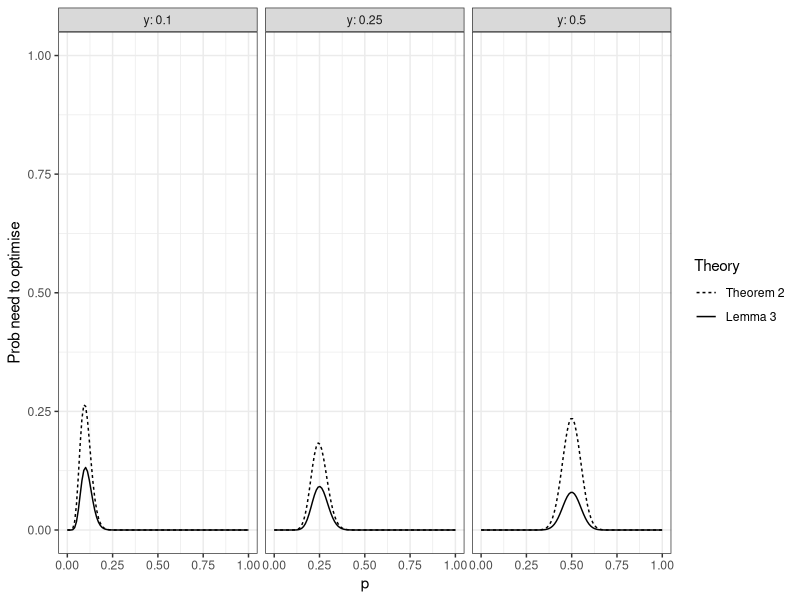
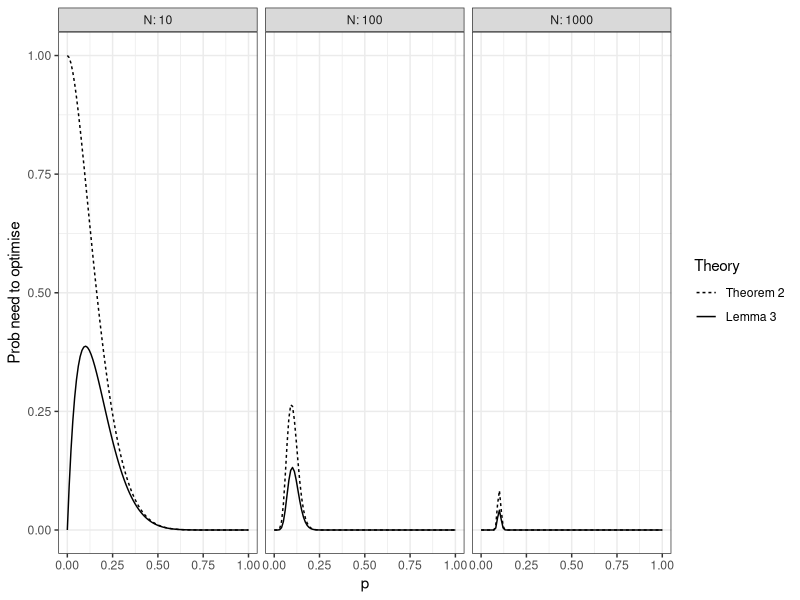
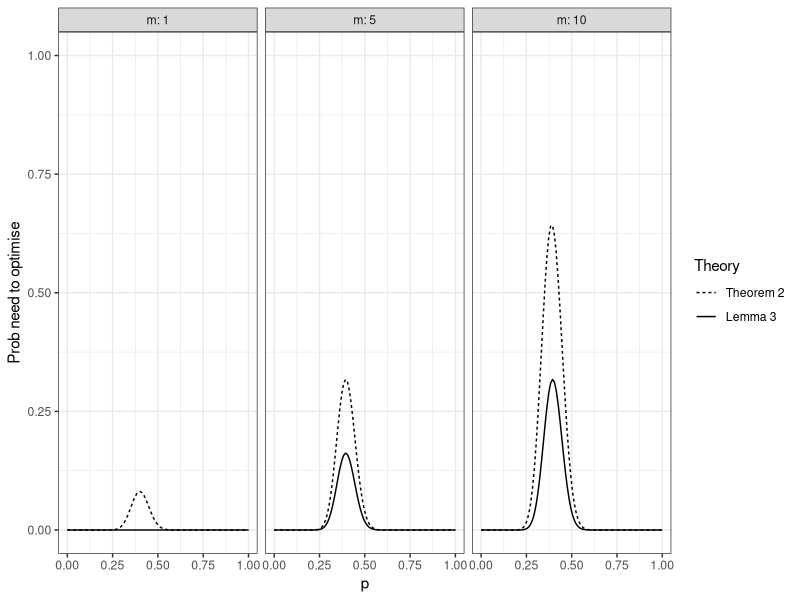
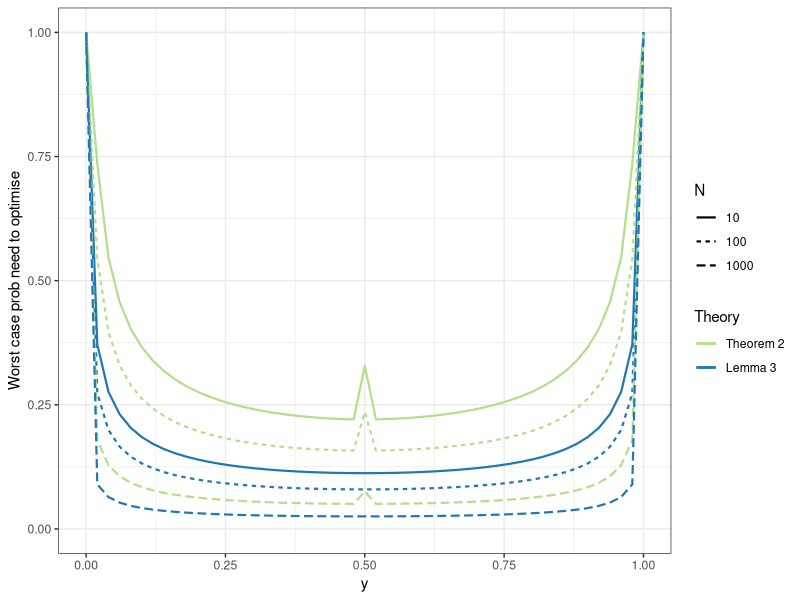
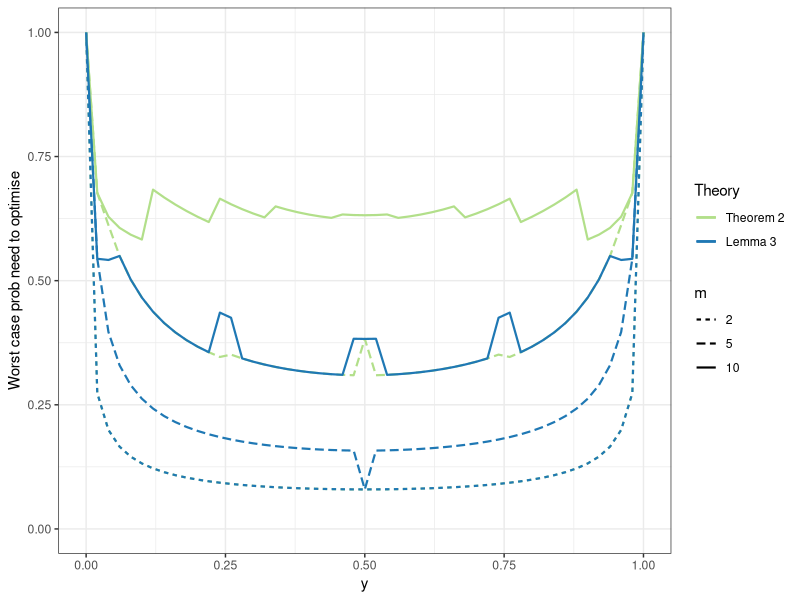
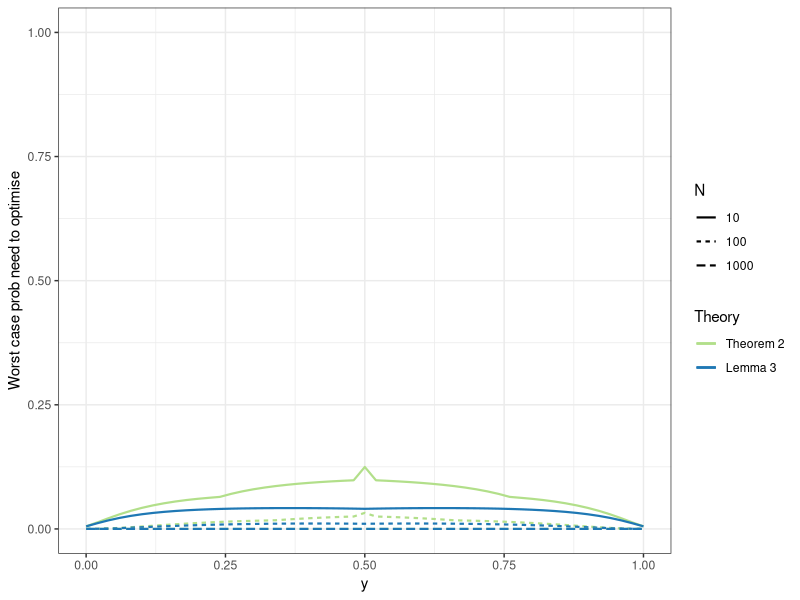
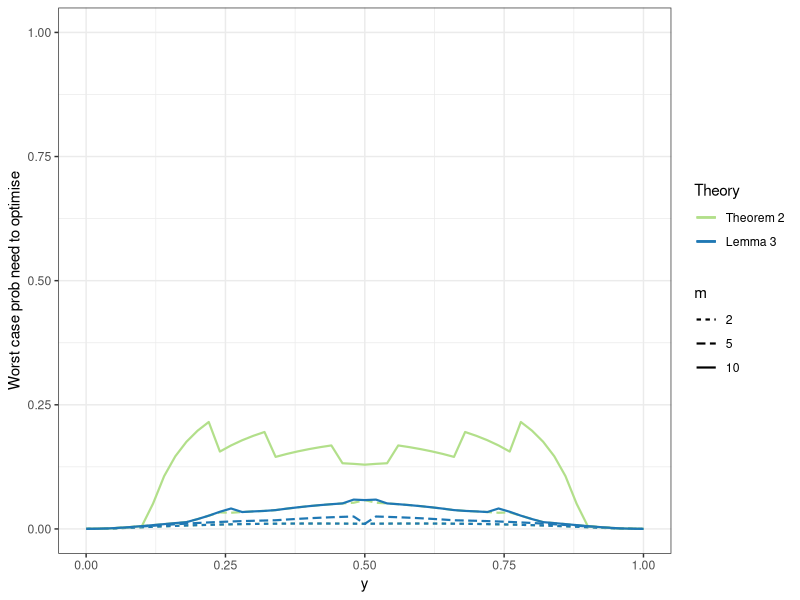
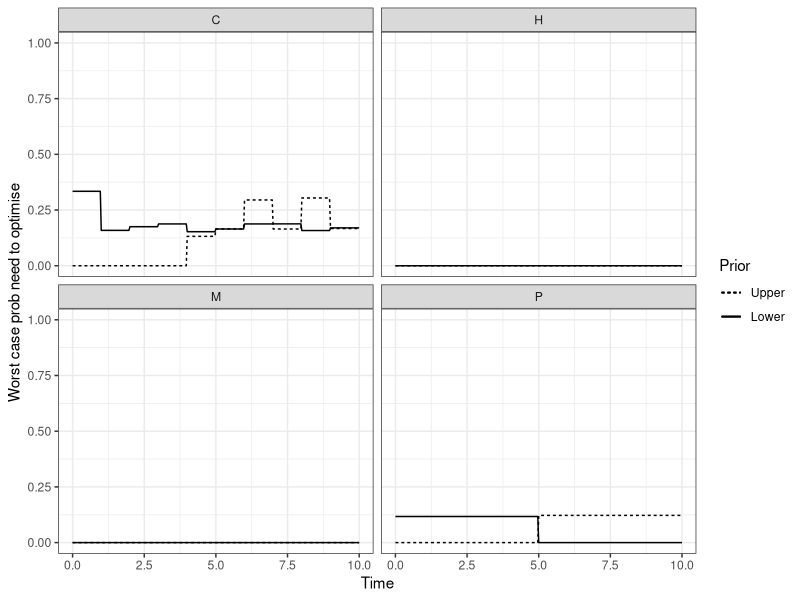

Recreate these plots in R, in order.
library(ggplot2)

p <- seq(0, 1, length.out = 100)

# probaliity that theorem 2 does not apply
prob.s <- function(y, p, N, m) {
  if(p<0)
    return(NA)
  if(p>1)
    return(NA)
  pbinom(floor(y*(N+m-1)), N, p) - pbinom(ceiling(y*(N+m-1)-m+1) - 1, N, p)
}
prob <- Vectorize(prob.s, "p")

# probability that lemma 3 does not apply
prob2.s <- function(y, p, N, m, n.u, n.l) {
  if(p<0)
    return(NA)
  if(p>1)
    return(NA)

  s.bad <- NULL
  for(s in 0:N) {
    L0 <- (prod(0:(m-1)+n.u*(1-y)+N-s)*prod(0:(m-1)+n.l+N)) /
      (prod(0:(m-1)+n.l*(1-y)+N-s)*prod(0:(m-1)+n.u+N))
    Lm <- (prod(0:(m-1)+n.u*y+s)*prod(0:(m-1)+n.l+N)) /
      (prod(0:(m-1)+n.l*y+s)*prod(0:(m-1)+n.u+N))
    if(is.nan(Lm) || is.nan(L0) || (!(L0<=1 && Lm>=1) && !(L0>=1 && Lm<=1))) {
      s.bad <- c(s.bad, s)
    }
  }
  if(length(s.bad)==0)
    return(0)
  sum(dbinom(s.bad, N, p))
}
prob2 <- Vectorize(prob2.s, "p")

# Plot 1
y <- 0.1; N <- 100; m <- 3; n.l <- 1; n.u <- 5

y <- 0.1
d1 <- data.frame(p=rep(p, 2),
                 popt=c(prob(y, p, N, m), prob2(y, p, N, m, n.u, n.l)),
                 lab=rep(c("Theorem 2", "Lemma 3"), each=length(p)),
                 y=y)
y <- 0.25
d2 <- data.frame(p=rep(p, 2),
                 popt=c(prob(y, p, N, m), prob2(y, p, N, m, n.u, n.l)),
                 lab=rep(c("Theorem 2", "Lemma 3"), each=length(p)),
                 y=y)
y <- 0.5
d3 <- data.frame(p=rep(p, 2),
                 popt=c(prob(y, p, N, m), prob2(y, p, N, m, n.u, n.l)),
                 lab=rep(c("Theorem 2", "Lemma 3"), each=length(p)),
                 y=y)


pdf("need-to-opt-1.pdf", width=8, height=2)
ggplot(rbind(d1, d2, d3)) +
  ylim(0, 1) + xlab("p") + ylab("Prob need to optimise") + theme_bw() +
  scale_linetype_discrete(name="Theory", breaks=c("Theorem 2", "Lemma 3")) +
  facet_grid(.~y, labeller = label_both) +
  geom_line(aes(x=p, y=popt, lty=lab))
dev.off()

# Plot 2
y <- 0.1; N <- 20; m <- 3; n.l <- 1; n.u <- 5

N <- 10
d1 <- data.frame(p=rep(p, 2),
                 popt=c(prob(y, p, N, m), prob2(y, p, N, m, n.u, n.l)),
                 lab=rep(c("Theorem 2", "Lemma 3"), each=length(p)),
                 N=10)
N <- 100
d2 <- data.frame(p=rep(p, 2),
                 popt=c(prob(y, p, N, m), prob2(y, p, N, m, n.u, n.l)),
                 lab=rep(c("Theorem 2", "Lemma 3"), each=length(p)),
                 N=100)
N <- 1000
d3 <- data.frame(p=rep(p, 2),
                 popt=c(prob(y, p, N, m), prob2(y, p, N, m, n.u, n.l)),
                 lab=rep(c("Theorem 2", "Lemma 3"), each=length(p)),
                 N=1000)


pdf("need-to-opt-2.pdf", width=8, height=2)
ggplot(rbind(d1, d2, d3)) +
  ylim(0, 1) + xlab("p") + ylab("Prob need to optimise") + theme_bw() +
  scale_linetype_discrete(name="Theory", breaks=c("Theorem 2", "Lemma 3")) +
  facet_grid(.~N, labeller = label_both) +
  geom_line(aes(x=p, y=popt, lty=lab))
dev.off()

# Plot 3
y <- 0.4; N <- 100; m <- 3; n.l <- 1; n.u <- 5

m <- 1
d1 <- data.frame(p=rep(p, 2),
                 popt=c(prob(y, p, N, m), prob2(y, p, N, m, n.u, n.l)),
                 lab=rep(c("Theorem 2", "Lemma 3"), each=length(p)),
                 m=1)
m <- 5
d2 <- data.frame(p=rep(p, 2),
                 popt=c(prob(y, p, N, m), prob2(y, p, N, m, n.u, n.l)),
                 lab=rep(c("Theorem 2", "Lemma 3"), each=length(p)),
                 m=5)
m <- 10
d3 <- data.frame(p=rep(p, 2),
                 popt=c(prob(y, p, N, m), prob2(y, p, N, m, n.u, n.l)),
                 lab=rep(c("Theorem 2", "Lemma 3"), each=length(p)),
                 m=10)


pdf("need-to-opt-3.pdf", width=8, height=2)
ggplot(rbind(d1, d2, d3)) +
  ylim(0, 1) + xlab("p") + ylab("Prob need to optimise") + theme_bw() +
  scale_linetype_discrete(name="Theory", breaks=c("Theorem 2", "Lemma 3")) +
  facet_grid(.~m, labeller = label_both) +
  geom_line(aes(x=p, y=popt, lty=lab))
dev.off()

# Extra function defs
prob.p <- Vectorize(prob.s, c("y","p")) # Theorem 2
prob2.p <- Vectorize(prob2.s, c("y", "p")) # Lemma 3

# Plot 4
y <- seq(0, 1, length.out = 51)

N <- 100; m <- 3; n.l <- 1; n.u <- 5

N <- 50
d1 <- data.frame(p=rep(y, 2),
                 popt=c(prob.p(y, y, N, m), prob2.p(y, y, N, m, n.u, n.l)),
                 lab=factor(rep(c("Theorem 2", "Lemma 3"), each=length(y)), levels=c("Theorem 2", "Lemma 3")),
                 N="10")
N <- 100
d2 <- data.frame(p=rep(y, 2),
                 popt=c(prob.p(y, y, N, m), prob2.p(y, y, N, m, n.u, n.l)),
                 lab=factor(rep(c("Theorem 2", "Lemma 3"), each=length(y)), levels=c("Theorem 2", "Lemma 3")),
                 N="100")
N <- 1000
d3 <- data.frame(p=rep(y, 2),
                 popt=c(prob.p(y, y, N, m), prob2.p(y, y, N, m, n.u, n.l)),
                 lab=factor(rep(c("Theorem 2", "Lemma 3"), each=length(y)), levels=c("Theorem 2", "Lemma 3")),
                 N="1000")

pdf("need-to-opt-4.pdf", width=3.95, height=3)
ggplot() +
  ylim(0, 1) + xlab("y") + ylab("Worst case prob need to optimise") + theme_bw() +
  scale_colour_manual(name="Theory", values=c("#b2df8a", "#1f78b4")) +
  geom_line(data=d1, aes(x=p, y=popt, lty=N, colour=lab), lwd=0.75) +
  geom_line(data=d2, aes(x=p, y=popt, lty=N, colour=lab), lwd=0.75) +
  geom_line(data=d3, aes(x=p, y=popt, lty=N, colour=lab), lwd=0.75)
dev.off()

# Plot 5
y <- seq(0, 1, length.out = 51)

N <- 100; m <- 3; n.l <- 1; n.u <- 5

m <- 2
d1 <- data.frame(p=rep(y, 2),
                 popt=c(prob.p(y, y, N, m), prob2.p(y, y, N, m, n.u, n.l)),
                 lab=factor(rep(c("Theorem 2", "Lemma 3"), each=length(y)), levels=c("Theorem 2", "Lemma 3")),
                 m="2")
m <- 5
d2 <- data.frame(p=rep(y, 2),
                 popt=c(prob.p(y, y, N, m), prob2.p(y, y, N, m, n.u, n.l)),
                 lab=factor(rep(c("Theorem 2", "Lemma 3"), each=length(y)), levels=c("Theorem 2", "Lemma 3")),
                 m="5")
m <- 10
d3 <- data.frame(p=rep(y, 2),
                 popt=c(prob.p(y, y, N, m), prob2.p(y, y, N, m, n.u, n.l)),
                 lab=factor(rep(c("Theorem 2", "Lemma 3"), each=length(y)), levels=c("Theorem 2", "Lemma 3")),
                 m="10")

pdf("need-to-opt-5.pdf", width=3.95, height=3)
ggplot() +
  ylim(0, 1) + xlab("y") + ylab("Worst case prob need to optimise") + theme_bw() +
  scale_colour_manual(name="Theory", values=c("#b2df8a", "#1f78b4")) +
  scale_linetype_discrete(breaks=c("2", "5", "10")) +
  geom_line(data=d1, aes(x=p, y=popt, lty=m, colour=lab), lwd=0.75) +
  geom_line(data=d2, aes(x=p, y=popt, lty=m, colour=lab), lwd=0.75) +
  geom_line(data=d3, aes(x=p, y=popt, lty=m, colour=lab), lwd=0.75)
dev.off()

# Plot 6
y <- seq(0, 1, length.out = 51)

N <- 100; m <- 3; n.l <- 1; n.u <- 5

ypdiff <- 0.1

N <- 50
d1 <- data.frame(p=rep(y, 2),
                 popt=c(pmax(prob.p(y, y-ypdiff, N, m), prob.p(y, y+ypdiff, N, m), na.rm = TRUE),
                        pmax(prob2.p(y, y-ypdiff, N, m, n.u, n.l), prob2.p(y, y+ypdiff, N, m, n.u, n.l), na.rm = TRUE)),
                 lab=factor(rep(c("Theorem 2", "Lemma 3"), each=length(y)), levels=c("Theorem 2", "Lemma 3")),
                 N="10")
N <- 100
d2 <- data.frame(p=rep(y, 2),
                 popt=c(pmax(prob.p(y, y-ypdiff, N, m), prob.p(y, y+ypdiff, N, m), na.rm = TRUE),
                        pmax(prob2.p(y, y-ypdiff, N, m, n.u, n.l), prob2.p(y, y+ypdiff, N, m, n.u, n.l), na.rm = TRUE)),
                 lab=factor(rep(c("Theorem 2", "Lemma 3"), each=length(y)), levels=c("Theorem 2", "Lemma 3")),
                 N="100")
N <- 1000
d3 <- data.frame(p=rep(y, 2),
                 popt=c(pmax(prob.p(y, y-ypdiff, N, m), prob.p(y, y+ypdiff, N, m), na.rm = TRUE),
                        pmax(prob2.p(y, y-ypdiff, N, m, n.u, n.l), prob2.p(y, y+ypdiff, N, m, n.u, n.l), na.rm = TRUE)),
                 lab=factor(rep(c("Theorem 2", "Lemma 3"), each=length(y)), levels=c("Theorem 2", "Lemma 3")),
                 N="1000")

pdf("need-to-opt-6.pdf", width=3.95, height=3)
ggplot() +
  ylim(0, 1) + xlab("y") + ylab("Worst case prob need to optimise") + theme_bw() +
  scale_colour_manual(name="Theory", values=c("#b2df8a", "#1f78b4")) +
  geom_line(data=d1, aes(x=p, y=popt, lty=N, colour=lab), lwd=0.75) +
  geom_line(data=d2, aes(x=p, y=popt, lty=N, colour=lab), lwd=0.75) +
  geom_line(data=d3, aes(x=p, y=popt, lty=N, colour=lab), lwd=0.75)
dev.off()

# Plot 7
y <- seq(0, 1, length.out = 51)

N <- 100; m <- 3; n.l <- 1; n.u <- 5

ypdiff <- 0.1

m <- 2
d1 <- data.frame(p=rep(y, 2),
                 popt=c(pmax(prob.p(y, y-ypdiff, N, m), prob.p(y, y+ypdiff, N, m), na.rm = TRUE),
                        pmax(prob2.p(y, y-ypdiff, N, m, n.u, n.l), prob2.p(y, y+ypdiff, N, m, n.u, n.l), na.rm = TRUE)),
                 lab=factor(rep(c("Theorem 2", "Lemma 3"), each=length(y)), levels=c("Theorem 2", "Lemma 3")),
                 m="2")
m <- 5
d2 <- data.frame(p=rep(y, 2),
                 popt=c(pmax(prob.p(y, y-ypdiff, N, m), prob.p(y, y+ypdiff, N, m), na.rm = TRUE),
                        pmax(prob2.p(y, y-ypdiff, N, m, n.u, n.l), prob2.p(y, y+ypdiff, N, m, n.u, n.l), na.rm = TRUE)),
                 lab=factor(rep(c("Theorem 2", "Lemma 3"), each=length(y)), levels=c("Theorem 2", "Lemma 3")),
                 m="5")
m <- 10
d3 <- data.frame(p=rep(y, 2),
                 popt=c(pmax(prob.p(y, y-ypdiff, N, m), prob.p(y, y+ypdiff, N, m), na.rm = TRUE),
                        pmax(prob2.p(y, y-ypdiff, N, m, n.u, n.l), prob2.p(y, y+ypdiff, N, m, n.u, n.l), na.rm = TRUE)),
                 lab=factor(rep(c("Theorem 2", "Lemma 3"), each=length(y)), levels=c("Theorem 2", "Lemma 3")),
                 m="10")

pdf("need-to-opt-7.pdf", width=3.95, height=3)
ggplot() +
  ylim(0, 1) + xlab("y") + ylab("Worst case prob need to optimise") + theme_bw() +
  scale_colour_manual(name="Theory", values=c("#b2df8a", "#1f78b4")) +
  scale_linetype_discrete(breaks=c("2", "5", "10")) +
  geom_line(data=d1, aes(x=p, y=popt, lty=m, colour=lab), lwd=0.75) +
  geom_line(data=d2, aes(x=p, y=popt, lty=m, colour=lab), lwd=0.75) +
  geom_line(data=d3, aes(x=p, y=popt, lty=m, colour=lab), lwd=0.75)
dev.off()

#### Brake example ####
t <- seq(0, 10, length.out=301)

# Component M
priorU <- 1-pweibull(t, shape=2.5, scale=8)
priorU[priorU==1] <- 1-1e-6
priorL <- 1-pweibull(t, shape=2.5, scale=6)
priorL[priorL==1] <- 1-1e-6

m <- 1; N <- 5; nl <- 1; nu <- 8

M <- data.frame(t=rep(t, 2),
                popt=c(pmax(prob2.p(priorU, priorU-0.1, N, m, n.u, n.l), prob2.p(priorU, priorU+0.1, N, m, n.u, n.l), na.rm = TRUE),
                       pmax(prob2.p(priorL, priorL-0.1, N, m, n.u, n.l), prob2.p(priorL, priorL+0.1, N, m, n.u, n.l), na.rm = TRUE)),
                lab=rep(c("Upper", "Lower"), each=length(t)),
                comp="M")

# Component H
priorU <- rep(0.9999, 301)
priorL <- rep(0.0001, 301)

m <- 1; N <- 10; nl <- 1; nu <- 2

H <- data.frame(t=rep(t, 2),
                popt=c(pmax(prob2.p(priorU, priorU-0.1, N, m, n.u, n.l), prob2.p(priorU, priorU+0.1, N, m, n.u, n.l), na.rm = TRUE),
                       pmax(prob2.p(priorL, priorL-0.1, N, m, n.u, n.l), prob2.p(priorL, priorL+0.1, N, m, n.u, n.l), na.rm = TRUE)),
                lab=rep(c("Upper", "Lower"), each=length(t)),
                comp="H")

# Component C
priorU <- c(rep(c(0.99, 0.98, 0.96, 0.95, 0.90, 0.65, 0.50, 0.45, 0.43, 0.42), each=30), 0.42)
priorL <- c(rep(c(0.75, 0.73, 0.71, 0.70, 0.60, 0.45, 0.30, 0.23, 0.21, 0.20), each=30), 0.20)

m <- 4; N <- 15; nl <- 1; nu <- 2

C <- data.frame(t=rep(t, 2),
                popt=c(pmax(prob2.p(priorU, priorU-0.1, N, m, n.u, n.l), prob2.p(priorU, priorU+0.1, N, m, n.u, n.l), na.rm = TRUE),
                       pmax(prob2.p(priorL, priorL-0.1, N, m, n.u, n.l), prob2.p(priorL, priorL+0.1, N, m, n.u, n.l), na.rm = TRUE)),
                lab=rep(c("Upper", "Lower"), each=length(t)),
                comp="C")

# Component P
priorU <- c(rep(c(0.99, 0.65), each=150), 0.65)
priorL <- c(rep(c(0.5, 0.01), each=150), 0.01)

m <- 4; N <- 20; nl <- 1; nu <- 2

P <- data.frame(t=rep(t, 2),
                popt=c(pmax(prob2.p(priorU, priorU-0.1, N, m, n.u, n.l), prob2.p(priorU, priorU+0.1, N, m, n.u, n.l), na.rm = TRUE),
                       pmax(prob2.p(priorL, priorL-0.1, N, m, n.u, n.l), prob2.p(priorL, priorL+0.1, N, m, n.u, n.l), na.rm = TRUE)),
                lab=rep(c("Upper", "Lower"), each=length(t)),
                comp="P")

pdf("need-to-opt-8.pdf", width=8, height=4)
ggplot() +
  ylim(0, 1) + xlab("Time") + ylab("Worst case prob need to optimise") + theme_bw() +
  scale_linetype_discrete(name="Prior", breaks=c("Upper", "Lower")) +
  facet_wrap(~comp) +
  geom_line(data=M, aes(x=t, y=popt, lty=lab)) +
  geom_line(data=H, aes(x=t, y=popt, lty=lab)) +
  geom_line(data=C, aes(x=t, y=popt, lty=lab)) +
  geom_line(data=P, aes(x=t, y=popt, lty=lab))
dev.off()

library(dplyr)
mean(c(mean(t(M %>% filter(lab=="Lower") %>% select(popt))),
       mean(t(H %>% filter(lab=="Lower") %>% select(popt))),
       mean(t(C %>% filter(lab=="Lower") %>% select(popt))),
       mean(t(P %>% filter(lab=="Lower") %>% select(popt)))))

mean(c(mean(t(M %>% filter(lab=="Upper") %>% select(popt))),
       mean(t(H %>% filter(lab=="Upper") %>% select(popt))),
       mean(t(C %>% filter(lab=="Upper") %>% select(popt))),
       mean(t(P %>% filter(lab=="Upper") %>% select(popt)))))
